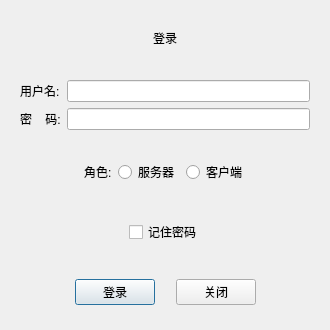
<?xml version="1.0" encoding="UTF-8"?>
<ui version="4.0">
 <class>LoginDialog</class>
 <widget class="QDialog" name="LoginDialog">
  <property name="geometry">
   <rect>
    <x>0</x>
    <y>0</y>
    <width>330</width>
    <height>330</height>
   </rect>
  </property>
  <property name="windowTitle">
   <string>Dialog</string>
  </property>
  <layout class="QVBoxLayout" name="verticalLayout">
   <item>
    <widget class="QLabel" name="label">
     <property name="text">
      <string>登录</string>
     </property>
     <property name="alignment">
      <set>Qt::AlignCenter</set>
     </property>
    </widget>
   </item>
   <item>
    <widget class="QWidget" name="widget" native="true">
     <layout class="QGridLayout" name="gridLayout">
      <item row="0" column="0">
       <widget class="QLabel" name="label_2">
        <property name="text">
         <string>用户名:</string>
        </property>
       </widget>
      </item>
      <item row="0" column="1">
       <widget class="QLineEdit" name="lineEdit"/>
      </item>
      <item row="1" column="0">
       <widget class="QLabel" name="label_3">
        <property name="text">
         <string>密    码:</string>
        </property>
       </widget>
      </item>
      <item row="1" column="1">
       <widget class="QLineEdit" name="lineEdit_2"/>
      </item>
     </layout>
    </widget>
   </item>
   <item>
    <widget class="QWidget" name="widget_2" native="true">
     <layout class="QHBoxLayout" name="horizontalLayout">
      <item>
       <spacer name="horizontalSpacer">
        <property name="orientation">
         <enum>Qt::Horizontal</enum>
        </property>
        <property name="sizeHint" stdset="0">
         <size>
          <width>40</width>
          <height>20</height>
         </size>
        </property>
       </spacer>
      </item>
      <item>
       <widget class="QLabel" name="label_4">
        <property name="text">
         <string>角色:</string>
        </property>
       </widget>
      </item>
      <item>
       <widget class="QRadioButton" name="radioButton">
        <property name="text">
         <string>服务器</string>
        </property>
       </widget>
      </item>
      <item>
       <widget class="QRadioButton" name="radioButton_2">
        <property name="text">
         <string>客户端</string>
        </property>
       </widget>
      </item>
      <item>
       <spacer name="horizontalSpacer_2">
        <property name="orientation">
         <enum>Qt::Horizontal</enum>
        </property>
        <property name="sizeHint" stdset="0">
         <size>
          <width>40</width>
          <height>20</height>
         </size>
        </property>
       </spacer>
      </item>
     </layout>
    </widget>
   </item>
   <item>
    <widget class="QWidget" name="widget_3" native="true">
     <layout class="QHBoxLayout" name="horizontalLayout_2">
      <item>
       <spacer name="horizontalSpacer_3">
        <property name="orientation">
         <enum>Qt::Horizontal</enum>
        </property>
        <property name="sizeHint" stdset="0">
         <size>
          <width>40</width>
          <height>20</height>
         </size>
        </property>
       </spacer>
      </item>
      <item>
       <widget class="QCheckBox" name="checkBox">
        <property name="text">
         <string>记住密码</string>
        </property>
       </widget>
      </item>
      <item>
       <spacer name="horizontalSpacer_4">
        <property name="orientation">
         <enum>Qt::Horizontal</enum>
        </property>
        <property name="sizeHint" stdset="0">
         <size>
          <width>40</width>
          <height>20</height>
         </size>
        </property>
       </spacer>
      </item>
     </layout>
    </widget>
   </item>
   <item>
    <widget class="QWidget" name="widget_4" native="true">
     <layout class="QHBoxLayout" name="horizontalLayout_3">
      <item>
       <spacer name="horizontalSpacer_5">
        <property name="orientation">
         <enum>Qt::Horizontal</enum>
        </property>
        <property name="sizeHint" stdset="0">
         <size>
          <width>40</width>
          <height>20</height>
         </size>
        </property>
       </spacer>
      </item>
      <item>
       <widget class="QPushButton" name="pushButton">
        <property name="text">
         <string>登录</string>
        </property>
       </widget>
      </item>
      <item>
       <spacer name="horizontalSpacer_7">
        <property name="orientation">
         <enum>Qt::Horizontal</enum>
        </property>
        <property name="sizeType">
         <enum>QSizePolicy::Fixed</enum>
        </property>
        <property name="sizeHint" stdset="0">
         <size>
          <width>15</width>
          <height>20</height>
         </size>
        </property>
       </spacer>
      </item>
      <item>
       <widget class="QPushButton" name="pushButton_2">
        <property name="text">
         <string>关闭</string>
        </property>
       </widget>
      </item>
      <item>
       <spacer name="horizontalSpacer_6">
        <property name="orientation">
         <enum>Qt::Horizontal</enum>
        </property>
        <property name="sizeHint" stdset="0">
         <size>
          <width>40</width>
          <height>20</height>
         </size>
        </property>
       </spacer>
      </item>
     </layout>
    </widget>
   </item>
  </layout>
 </widget>
 <resources/>
 <connections/>
</ui>
